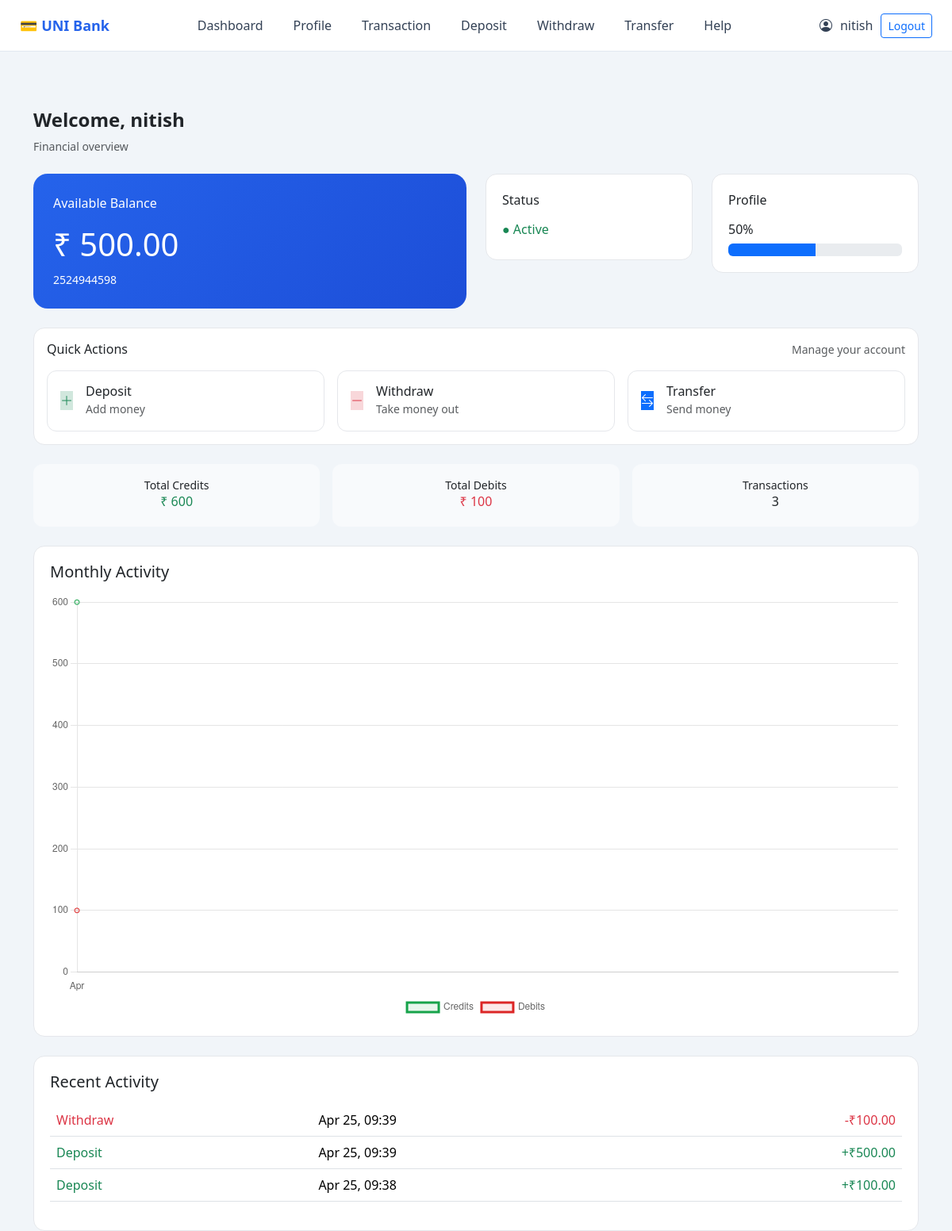
Page /dashboard/ (signed in) on the committed database.
### core/models.py (models this page shows, shortened)
class Customer(models.Model):
    user = models.OneToOneField(User, on_delete=models.CASCADE)
    created_at = models.DateTimeField(auto_now_add=True)
    account_number = models.CharField(max_length=20, unique=True)
    balance = models.DecimalField(max_digits=12, decimal_places=2, default=0)
    full_name = models.CharField(max_length=100, null=True, blank=True)
    phone = models.CharField(max_length=15, null=True, blank=True)
    date_of_birth = models.DateField(null=True, blank=True)
    profile_picture = models.ImageField(upload_to='profiles/', null=True, blank=True)
    pan_number = models.CharField(max_length=10, null=True, blank=True)
    aadhaar_number = models.CharField(max_length=12, null=True, blank=True)
    account_status = models.CharField(
        max_length=10,
        choices=[
            ('ACTIVE', 'Active'),
            ('FROZEN', 'Frozen'),
        ],
        default='ACTIVE'
    )
    kyc_status = models.CharField(
    max_length=10,
    choices=[
        ('PENDING', 'Pending'),
        ('VERIFIED', 'Verified'),
        ('REJECTED', 'Rejected'),
    ],
    default='PENDING'
)
    transaction_pin = models.CharField(max_length=128, null=True, blank=True)
    def profile_completion(self):
        fields = [
            self.full_name,
            self.phone,
            self.date_of_birth,
            self.pan_number,
            self.aadhaar_number,
            self.profile_picture,
        ]
        filled = sum(1 for field in fields if field)
        return int((filled / len(fields)) * 100)

class Transaction(models.Model):
    TRANSACTION_TYPES = (
        ('DEPOSIT', 'Deposit'),
        ('WITHDRAW', 'Withdraw'),
        ('TRANSFER', 'Transfer'),
    )
    sender = models.ForeignKey(
        Customer,
        related_name='sent_transactions',
        on_delete=models.CASCADE,
        null=True,
        blank=True
    )
    receiver = models.ForeignKey(
        Customer,
        related_name='received_transactions',
        on_delete=models.CASCADE,
        null=True,
        blank=True
    )
    amount = models.DecimalField(max_digits=10, decimal_places=2)
    transaction_type = models.CharField(max_length=10, choices=TRANSACTION_TYPES)
    reference_id = models.CharField(max_length=100, unique=True, default=uuid.uuid4)
    status = models.CharField(
        max_length=10,
        choices=[
            ('SUCCESS', 'Success'),
            ('FAILED', 'Failed'),
            ('PENDING', 'Pending'),
        ],
        default='SUCCESS'
    )
    ip_address = models.GenericIPAddressField(null=True, blank=True)
    device_info = models.CharField(max_length=255, null=True, blank=True)
    timestamp = models.DateTimeField(auto_now_add=True)
    class Meta:
        indexes = [
            models.Index(fields=['sender', 'timestamp']),
            models.Index(fields=['receiver', 'timestamp']),
            models.Index(fields=['transaction_type']),
        ]

### core/views.py (the view)
# urls.py: path('dashboard/', views.dashboard, name='dashboard'),
@login_required
def dashboard(request):
    customer, created = Customer.objects.get_or_create(
        user=request.user,
        defaults={'account_number': generate_account_number()}
    )
    if not customer.transaction_pin:
        return redirect('set_pin')
    all_transactions = Transaction.objects.filter(
        Q(sender=customer) | Q(receiver=customer)
    )
    transactions = all_transactions.order_by('-timestamp')[:5]
    totals = all_transactions.aggregate(
        total_credit=Sum('amount', filter=Q(receiver=customer)),
        total_debit=Sum('amount', filter=Q(sender=customer)),
    )
    total_credit = totals['total_credit'] or 0
    total_debit = totals['total_debit'] or 0
    monthly_data = (
        all_transactions
        .annotate(month=TruncMonth('timestamp'))
        .values('month')
        .annotate(
            credit=Sum('amount', filter=Q(receiver=customer)),
            debit=Sum('amount', filter=Q(sender=customer)),
        )
        .order_by('month')
    )
    months = [d['month'].strftime('%b') for d in monthly_data if d['month']]
    credits = [float(d['credit'] or 0) for d in monthly_data]
    debits = [float(d['debit'] or 0) for d in monthly_data]
    if not months:
        months = ["No Data"]
        credits = [0]
        debits = [0]
    return render(request, 'dashboard.html', {
        'customer': customer,
        'transactions': transactions,
        'total_credit': total_credit,
        'total_debit': total_debit,
        'transaction_count': all_transactions.count(),
        'profile_completion': customer.profile_completion(),
        'months': json.dumps(months),
        'credits': json.dumps(credits),
        'debits': json.dumps(debits),
    })

### core/views.py (called while the page is built)
def generate_account_number():
    while True:
        acc = str(random.randint(1000000000, 9999999999))
        if not Customer.objects.filter(account_number=acc).exists():
            return acc

### core/templates/dashboard.html (shortened to what this page needs)
{% extends 'base.html' %}
{% block content %}
<div class="container py-4">
</div>
<div class="dashboard-header mb-4">
    <h4>Welcome, {{ request.user.username }}</h4>
    <p class="text-muted small">Financial overview</p>
</div>
<div class="row g-4 mb-4">
    <div class="col-md-6">
        <div class="balance-card">
            <p>Available Balance</p>
            <h1>₹ {{ customer.balance }}</h1>
            <small>{{ customer.account_number }}</small>
        </div>
    </div>
    <div class="col-md-3">
        <div class="card-fin">
            <p>Status</p>
            {% if customer.account_status == "ACTIVE" %}
                <h6 class="text-success">● Active</h6>
            {% else %}
                <h6 class="text-danger">● Frozen</h6>
            {% endif %}
        </div>
    </div>
    <div class="col-md-3">
        <div class="card-fin">
            <p>Profile</p>
            <h6>{{ profile_completion }}%</h6>
            <div class="progress">
                <div class="progress-bar" style="width: {{ profile_completion }}%"></div>
            </div>
        </div>
    </div>
</div>
 <div class="card-fin mb-4 p-3">
    <div class="d-flex justify-content-between align-items-center mb-3">
         <h6 class="mb-0">Quick Actions</h6>
         <small class="text-muted">Manage your account</small>
        </div>
        <div class="row g-3">
               <div class="col-md-4">
                <a href="{% url 'deposit' %}" class="action-card text-decoration-none">
                     <div class="d-flex align-items-center gap-3">
                         <div class="action-icon bg-success-subtle text-success">
     <i class="bi bi-plus-lg">
     </i>
     </div>
      <div>
         <h6 class="mb-0 text-dark">Deposit</h6>
          <small class="text-muted">Add money</small>
         </div>
        </div>
     </a>
    </div>
       <div class="col-md-4">
        <a href="{% url 'withdraw' %}" class="action-card text-decoration-none">
            <div class="d-flex align-items-center gap-3">
                <div class="action-icon bg-danger-subtle text-danger">
                     <i class="bi bi-dash-lg"></i>
                    </div>
                    <div>
                        <h6 class="mb-0 text-dark">Withdraw</h6>
                        <small class="text-muted">Take money out</small>
                     </div>
                    </div>
                 </a>
                </div>
                   <div class="col-md-4">
                     <a href="{% url 'transfer' %}" class="action-card action-primary text-decoration-none">
                         <div class="d-flex align-items-center gap-3">
                             <div class="action-icon bg-primary text-white">
                                 <i class="bi bi-arrow-left-right"></i>
                                 </div>
                                  <div>
                                     <h6 class="mb-0 text-dark">Transfer</h6>
                                     <small class="text-muted">Send money</small>
                                     </div>
                                     </div>
                                     </a>
                                     </div>
                                     </div>
                                     </div>
<div class="row g-3 mb-4">
    <div class="col-md-4">
        <div class="insight-box">
            <small>Total Credits</small>
            <h6 class="text-success">₹ {{ total_credit }}</h6>
        </div>
    </div>
    <div class="col-md-4">
        <div class="insight-box">
            <small>Total Debits</small>
            <h6 class="text-danger">₹ {{ total_debit }}</h6>
        </div>
    </div>
    <div class="col-md-4">
        <div class="insight-box">
            <small>Transactions</small>
            <h6>{{ transaction_count }}</h6>
        </div>
    </div>
</div>
<div class="card-fin mb-4">
    <h5 class="mb-3">Monthly Activity</h5>
    <canvas id="financeChart"></canvas>
</div>
<div class="card-fin">
    <h5 class="mb-3">Recent Activity</h5>
    <table class="table table-custom">
        <tbody>
        {% for t in transactions %}
        <tr>
            <td>
                {% if t.transaction_type == "TRANSFER" %}
                    {% if t.sender == customer %}
                        <span class="text-danger">Sent → {{ t.receiver.account_number }}</span>
                    {% else %}
                        <span class="text-success">Received ← {{ t.sender.account_number }}</span>
                    {% endif %}
                {% elif t.transaction_type == "DEPOSIT" %}
                    <span class="text-success">Deposit</span>
                {% else %}
                    <span class="text-danger">Withdraw</span>
                {% endif %}
            </td>
            <td>{{ t.timestamp|date:"M d, H:i" }}</td>
            <td class="text-end">
                {% if t.sender == customer or t.transaction_type == "WITHDRAW" %}
                    <span class="text-danger">-₹{{ t.amount }}</span>
                {% else %}
                    <span class="text-success">+₹{{ t.amount }}</span>
                {% endif %}
            </td>
        </tr>
        {% endfor %}
        </tbody>
    </table>
</div>
<script>
document.addEventListener("DOMContentLoaded", function () {
    const ctx = document.getElementById('financeChart');
    if (!ctx) {
        console.log("Canvas not found");
        return;
    }
    console.log("Months:", {{ months|safe }});
    console.log("Credits:", {{ credits|safe }});
    console.log("Debits:", {{ debits|safe }});
    new Chart(ctx, {
        type: 'line',
        data: {
            labels: {{ months|safe }},
            datasets: [
                {
                    label: 'Credits',
                    data: {{ credits|safe }},
                    borderColor: '#16a34a',
                    backgroundColor: 'rgba(22,163,74,0.1)',
                    fill: true,
                    tension: 0.4
                },
                {
                    label: 'Debits',
                    data: {{ debits|safe }},
                    borderColor: '#dc2626',
                    backgroundColor: 'rgba(220,38,38,0.1)',
                    fill: true,
                    tension: 0.4
                }
            ]
        },
        options: {
            responsive: true,
            plugins: {
                legend: { position: 'bottom' }
            },
            scales: {
                x: { grid: { display: false } },
                y: { beginAtZero: true }
            }
        }
    });
});
</script>
{% endblock %}

### core/templates/base.html (shortened to what this page needs)
<!DOCTYPE html>
<html>
<head>
    <link href="https://cdn.jsdelivr.net/npm/bootstrap@5.3.3/dist/css/bootstrap.min.css" rel="stylesheet">
    <link href="https://cdn.jsdelivr.net/npm/bootstrap-icons/font/bootstrap-icons.css" rel="stylesheet">
</head>
<body>
<nav class="navbar-fin d-flex justify-content-between align-items-center">
    <div class="brand">
        💳 UNI Bank
    </div>
    {% if user.is_authenticated %}
    <div class="action-nav">
        <a href="{% url 'dashboard' %}" class="nav-item-fin text-decoration-none">
            Dashboard
        </a>
        <a href="{% url 'profile' %}" class="nav-item-fin text-decoration-none">
            Profile
        </a>
        <a href="{% url 'transactions' %}" class="nav-item-fin text-decoration-none">
            Transaction
        </a>
        <a href="{% url 'deposit' %}" class="nav-item-fin text-decoration-none">
            Deposit
        </a>
        <a href="{% url 'withdraw' %}" class="nav-item-fin text-decoration-none">
            Withdraw
        </a>
        <a href="{% url 'transfer' %}" class="nav-item-fin text-decoration-none">
            Transfer
        </a>
        <a href="{% url 'support' %}" class="nav-item-fin text-decoration-none">
            Help
        </a>
    </div>
    {% endif %}
    <div class="user-box">
        {% if user.is_authenticated %}
            <i class="bi bi-person-circle"></i>
            <span>{{ user.username }}</span>
            <form method="POST" action="{% url 'logout' %}">
                <button class="btn btn-sm btn-outline-primary">
                    Logout
                </button>
            </form>
        {% else %}
            <a href="{% url 'login' %}" class="btn btn-sm btn-primary">Login</a>
        {% endif %}
    </div>
</nav>
<div class="container mt-4">
    {% block content %}
    {% endblock %}
</div>
</body>
</html>

### core/templates/base.html (style rules this page uses)
body { margin: 0; font-family: 'Segoe UI', sans-serif; background: #f1f5f9; }
.navbar-fin { background: #ffffff; border-bottom: 1px solid #e2e8f0; padding: 12px 25px; }
.brand { font-weight: 800; color: #2563eb; font-size: 18px; }
.nav-item-fin { position: relative; padding: 8px 14px; cursor: pointer; transition: 0.3s; color: #334155; border-radius: 8px; }
.nav-item-fin:after { content: ""; position: absolute; left: 0; bottom: 0; height: 2px; width: 0%; background: #2563eb; transition: 0.3s; }
.user-box { display: flex; align-items: center; gap: 10px; color: #334155; }
.action-nav { display: flex; gap: 10px; }

### core/templates/dashboard.html (style rules this page uses)
.dashboard-header h4 { font-weight: 700; }
.card-fin { background: #ffffff; border-radius: 14px; border: 1px solid #e5e7eb; padding: 20px; transition: 0.3s; }
.balance-card { background: linear-gradient(135deg, #2563eb, #1d4ed8); color: white; border-radius: 18px; padding: 25px; }
.action-card { display: block; background: #ffffff; border: 1px solid #e5e7eb; border-radius: 12px; padding: 16px; transition: all 0.25s ease; }
.insight-box { background: #f8fafc; border-radius: 12px; padding: 14px; text-align: center; }

### rows in the picture
Customer: balance "500.00", account_number "2524944598"
Transaction: transaction_type "Withdraw", timestamp "Apr 25, 09:39", amount "100.00"
Transaction: transaction_type "Deposit", timestamp "Apr 25, 09:39", amount "500.00"
Transaction: transaction_type "Deposit", timestamp "Apr 25, 09:38", amount "100.00"

### other values in the picture
{{ user.username }} "nitish"
{{ request.user.username }} "nitish"
{{ profile_completion }} "50"
{{ total_credit }} "600"
{{ total_debit }} "100"
{{ transaction_count }} "3"
chart data {{ months|safe }} ["Apr"]
